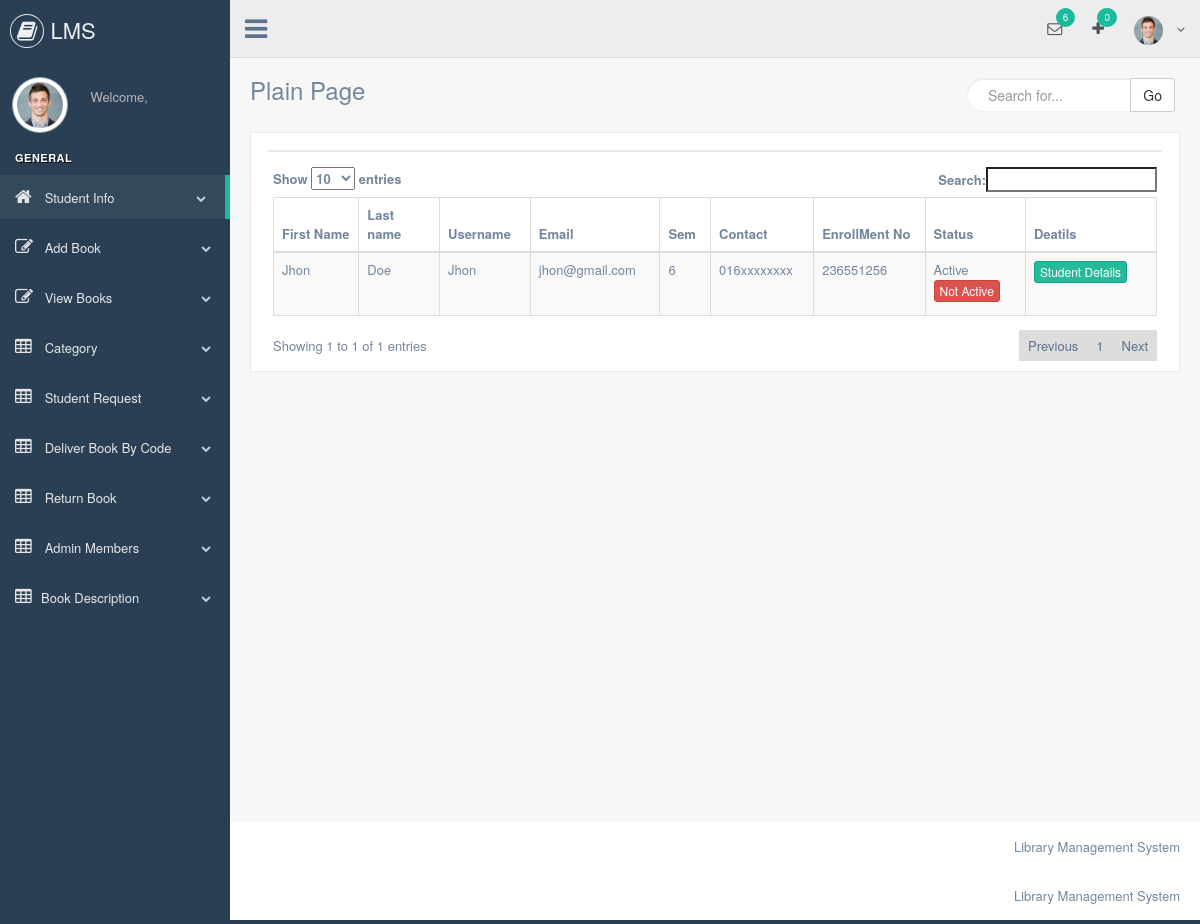
Page /librarian/student_info.php on the committed database.
### tables this page shows
CREATE TABLE `student_registration` (
  `id` int(11) NOT NULL,
  `first_name` varchar(255) NOT NULL,
  `last_name` varchar(255) NOT NULL,
  `user_name` varchar(255) NOT NULL,
  `password` varchar(50) NOT NULL,
  `email` varchar(255) NOT NULL,
  `contact` varchar(255) NOT NULL,
  `sem` varchar(255) NOT NULL,
  `enrollment_no` varchar(255) NOT NULL,
  `status` tinyint(4) NOT NULL DEFAULT '0'
);

### librarian/classes/Librarian.php (called while the page is built, shortened)
<?php
$filepath=realpath(dirname(__FILE__));
include_once ($filepath.'/../../lib/Database.php') ;
 class Librarian
 {
	    private $db;
		public function __construct()
		{
		  $this->db=new Database();
		}
    public function getALlStudentInfo(){
 		$query = "SELECT * FROM student_registration";
 		$result = $this->db->select($query);
 		if ($result) {
 			return $result;
 		}
    }
}

### lib/Database.php (called while the page is built, shortened)
<?php
Class Database{
 public $host   = DB_HOST;
 public $user   = DB_USER;
 public $pass   = DB_PASS;
 public $dbname = DB_NAME;
 public $link;
private function connectDB(){
 $this->link = new mysqli($this->host, $this->user, $this->pass,
  $this->dbname);
 }
public function select($query){
  $result = $this->link->query($query) or
   die($this->link->error.__LINE__);
  if($result->num_rows > 0){
    return $result;
  } else {
    return false;
  }
 }
}

### librarian/inc/include.php (called while the page is built, shortened)
<?php
include '../lib/Database.php' ;
$lb = new Librarian();
?>

### librarian/student_info.php (the view, shortened to what this page needs)
<?php include 'inc/header.php'; ?>
        <div class="right_col" role="main">
            <div class="">
                <div class="page-title">
                    <div class="title_left">
                        <h3>Plain Page</h3>
                    </div>
                    <?php include 'inc/search.php'; ?>
                </div>
                <div class="clearfix"></div>
                <div class="row" style="min-height:500px">
                    <div class="col-md-12 col-sm-12 col-xs-12">
                        <div class="x_panel">
                            <div class="x_title">
                            </div>
                            <div class="x_content">
                                <table id="example" class="table table-striped table-bordered" style="width:100%">
                                    <thead>
                                        <tr>
                                            <th>First Name</th>
                                            <th>Last name</th>
                                            <th>Username</th>
                                            <th>Email</th>
                                            <th>Sem</th>
                                            <th>Contact</th>
                                            <th>EnrollMent No</th>
                                            <th>Status</th>
                                            <th>Deatils</th>
                                        </tr>
                                    </thead>
                                    <tbody>
                                        <?php
                                         $getALlStudentInfo = $lb->getALlStudentInfo();
                                         if ($getALlStudentInfo) {
                                            while($value = $getALlStudentInfo->fetch_assoc()){
                                        ?>
                                        <tr>
                                            <td><?php echo $value['first_name']; ?></td>
                                            <td><?php echo $value['last_name']; ?></td>
                                            <td><?php echo $value['user_name']; ?></td>
                                            <td><?php echo $value['email']; ?></td>
                                            <td><?php echo $value['sem']; ?></td>
                                            <td><?php echo $value['contact']; ?></td>
                                            <td><?php echo $value['enrollment_no']; ?></td>
                                            <td><?php echo $value['status'] == 0 ?  "Not Active" : "Active" ;?>
                                            <div>
                                                <?php
                                                  if ($value['status'] == 0) { ?>
                                                     <a onclick="return confirm('Are You Sure');" href="active.php?id=<?php echo $value['id'] ;?>" class="btn btn-info btn-xs">Active</a>
                                                <?php  } else{ ?>
                                                     <a onclick="return confirm('Are You Sure');" href="notactive.php?id=<?php echo $value['id'] ;?>" class="btn btn-danger btn-xs">Not Active</a>
                                                <?php } ?>
                                            </div>
                                            </td>
                                            <td><a class="btn-xs btn-success btn" href="student_details.php?id=<?php echo $value['id'] ?>">Student Details</a></td>
                                        </tr>
                                        <?php } }else { ?>
                                        <tr>
                                            <td colspan="6">No Data Avialable</td>
                                        </tr>
                                      <?php  } ?>
                                    </tbody>
                                </table>
                            </div>
                        </div>
                    </div>
                </div>
            </div>
        </div>
        <footer>
            <div class="pull-right">
                Library Management System
            </div>
            <div class="clearfix"></div>
        </footer>
    </div>
</div>
<?php include 'inc/footer.php'; ?>

### rows in the picture
student_registration: first_name "Jhon", last_name "Doe", user_name "Jhon", email "jhon@gmail.com", sem "6", contact "016xxxxxxxx", enrollment_no "236551256", status "Active"

### other values in the picture
$bk->countRequest() "0"
